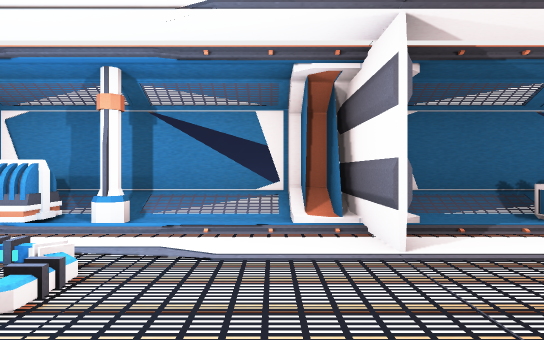
View 1 (above)

17 first-person views from a walk through a Unity game level. The camera is 1.2 m above the floor, looks level and sees 75° across. The floor is counted in squares, 2 m on a side. Each view is taken from the middle of a square. On the plan, view 1 faces up. The plan holds only what a view shows up to about 10 squares ahead; the rest is blank. The place goes on beyond the plan. The player character is not drawn. Door leaves are left out, so doorways stand open.

View 2
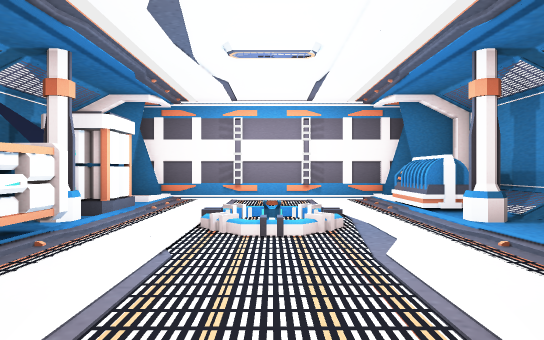

View 3
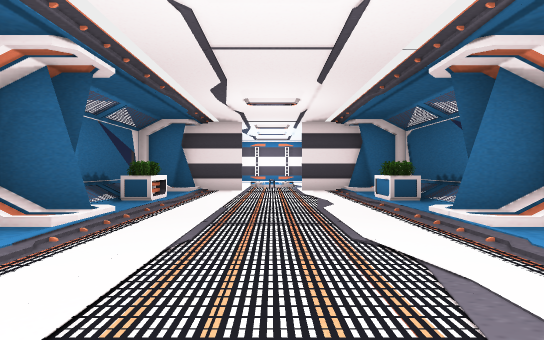

View 4
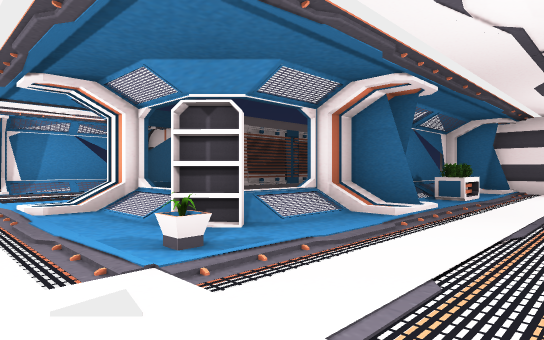

View 5
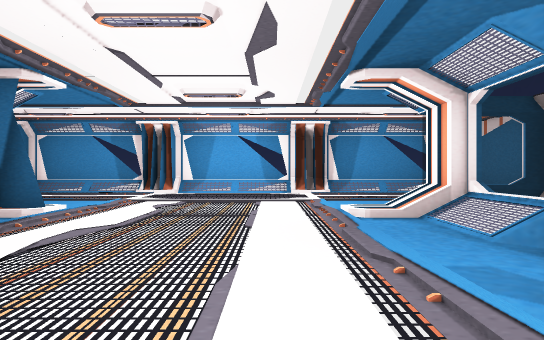

View 6
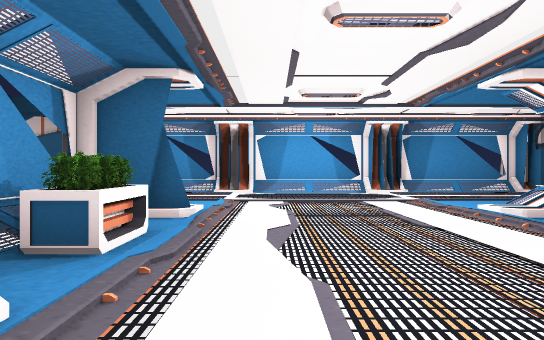

View 7
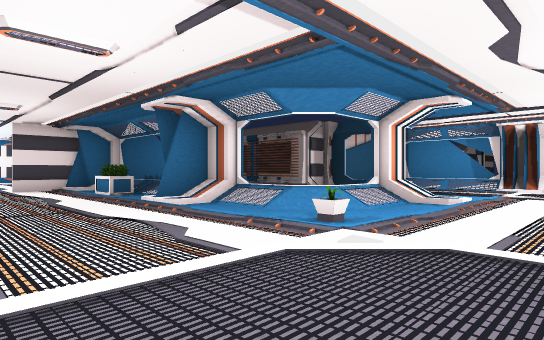

View 8
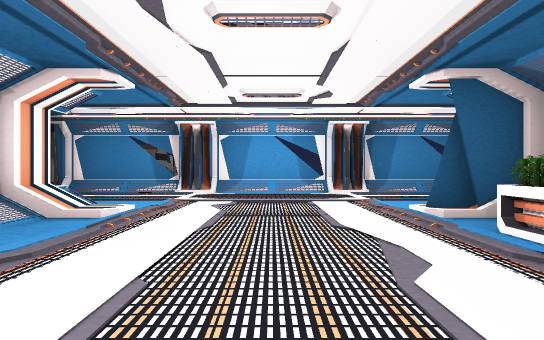

View 9
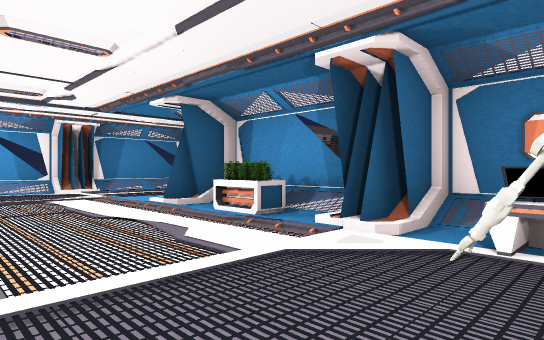

View 10
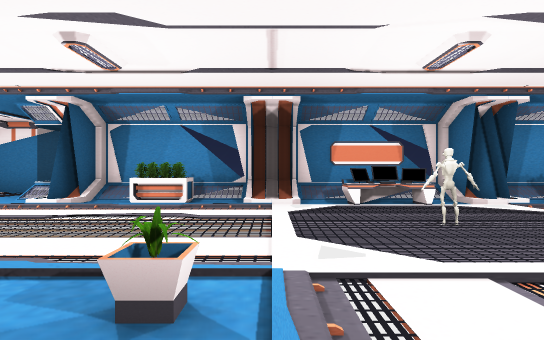

View 11
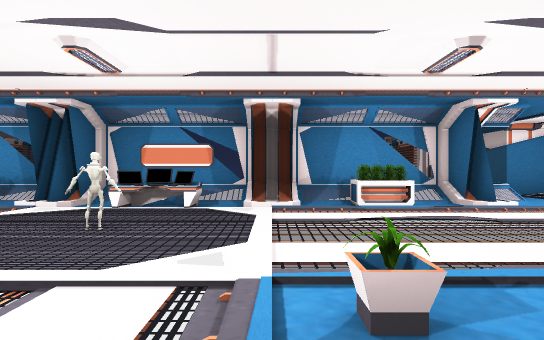

View 12
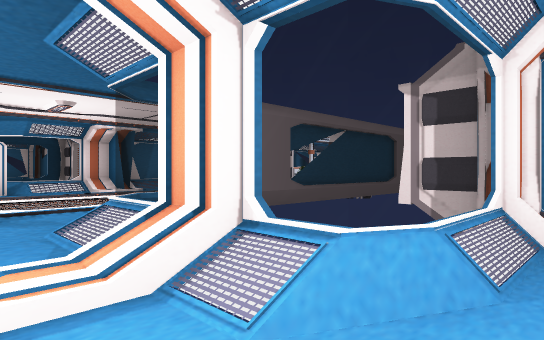

View 13
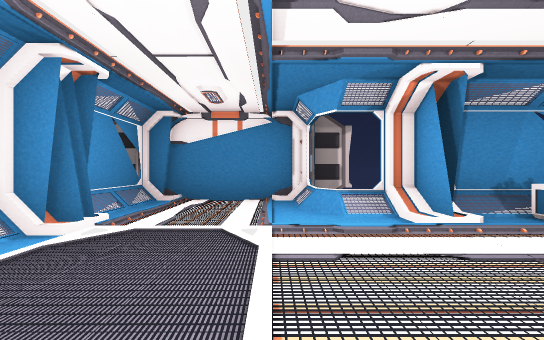

View 14
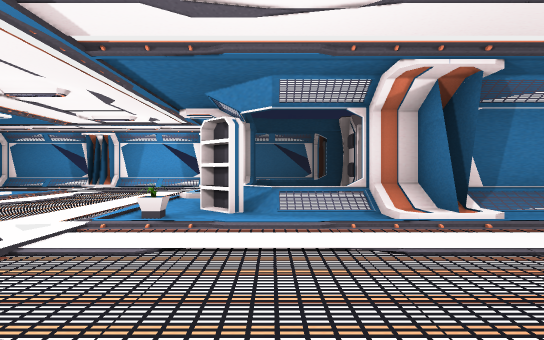

View 15
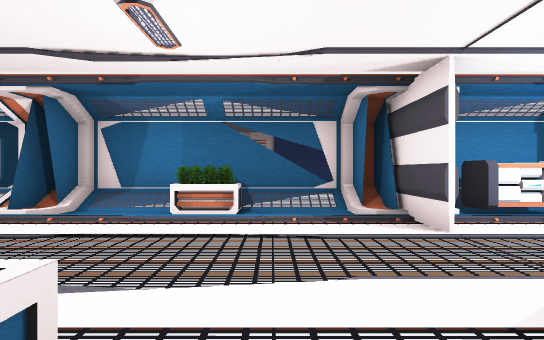

View 16
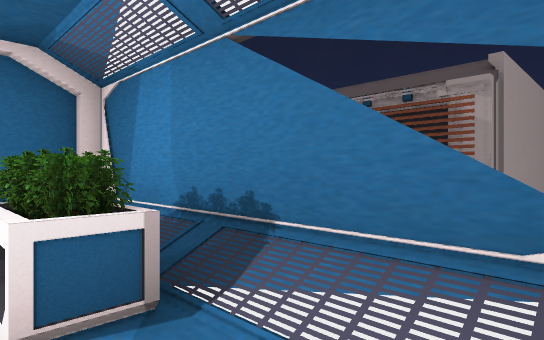

View 17
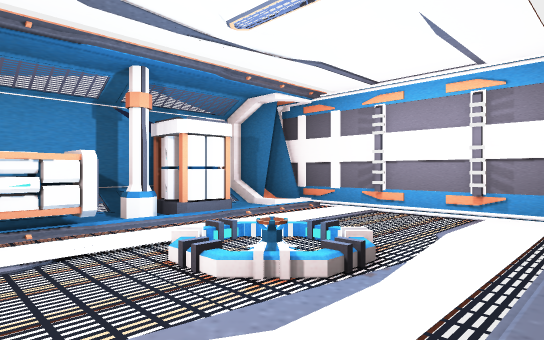

### Floor plan
Key: @ floor where view 1 was taken; # wall or solid block; . main floor; - floor 0.25 m lower than the main floor; / step, stairs or slope; D open door; = window, fence, low wall or low ledge; G generator; C column; B battery; P plant; S shelf; E desk; I sign; O other object.
Columns run from 5 left of view 1 to 19 right of it. Each row starts with its distance up from view 1.
 13             #=#=#=#=#=#=O
 12             O.../.../...O
 11             O----....---O
 10             O...........O
  9             O==/.--.. ==#
  8            ## #//.-./## #
  7               =/..-../=
  6 #####=#######==/..--.O#
  5 #/////#////#///P..-../=
  4 #GGC..#..O../.....-./##
  3 #../-.D..--...-....../=
  2 #-///-D----------.#.E/I
  1 #../..D............../=
  0 #...B@#...../......./##
 -1 #..C..#..O.#//#P..-../=
 -2 #=#####=#####==S..--.O#
 -3               =/..-../=
 -4         ##### #//.-./## #
 -5         #   #==/..--./= O
 -6         #   O.....-.... O
 -7         #   O----....-- O
 -8             O...........O
 -9             O=#=#=#=#=#=#

Where each view was taken, in squares from view 1:
view 1: 0 up, 0 right, facing up
view 2: 2 up, 2 right, facing left
view 3: 2 up, 11 right, facing left
view 4: 2 up, 12 right, facing down-left
view 5: 1 up, 12 right, facing down
view 6: 1 up, 14 right, facing down
view 7: 1 up, 13 right, facing up-left
view 8: 3 up, 13 right, facing up
view 9: 2 up, 12 right, facing up-right
view 10: 4 up, 9 right, facing right
view 11: 0 up, 9 right, facing right
view 12: 10 up, 11 right, facing down-left
view 13: 10 up, 11 right, facing right
view 14: 4 up, 9 right, facing down
view 15: 5 up, 3 right, facing down
view 16: 0 up, 2 right, facing down-right
view 17: 4 up, 0 right, facing down-left
